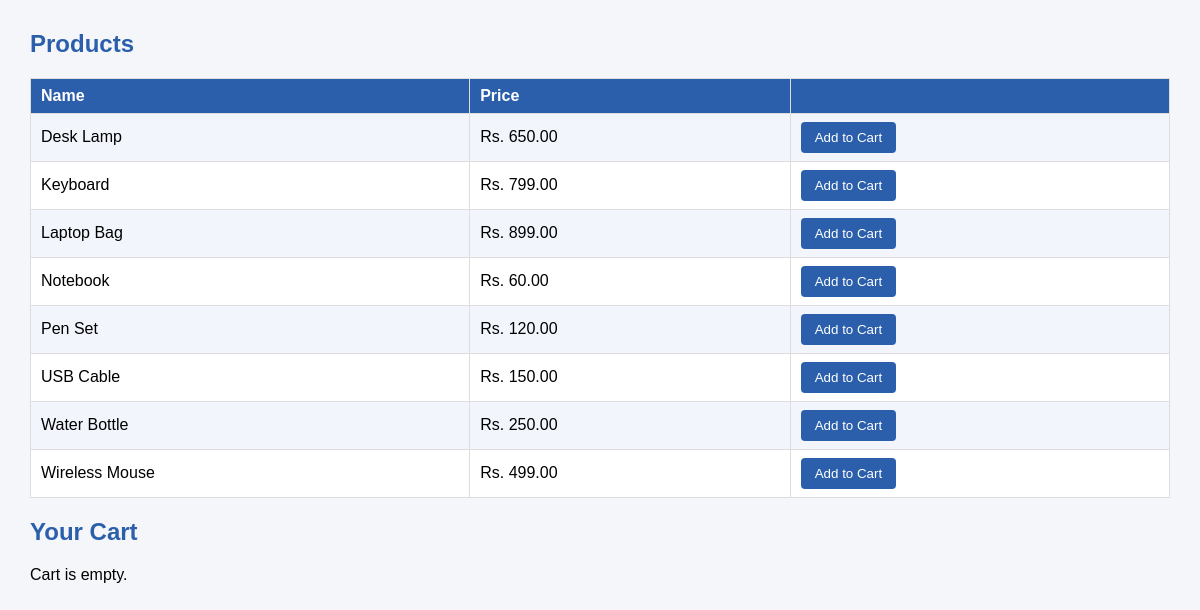
The app's page /cart.php with its own data.
### tables this page shows
CREATE TABLE products (
    id         INT UNSIGNED AUTO_INCREMENT PRIMARY KEY,
    name       VARCHAR(100)  NOT NULL,
    category   VARCHAR(50)   NOT NULL,
    price      DECIMAL(10,2) NOT NULL,
    image      VARCHAR(255)  NULL,
    created_at TIMESTAMP DEFAULT CURRENT_TIMESTAMP
);

### config.php (called while the page is built, shortened)
<?php
function e($value) {
    return htmlspecialchars((string)$value, ENT_QUOTES, 'UTF-8');
}
?>

### cart_functions.php (called while the page is built, shortened)
<?php
function cartItems(PDO $pdo): array {
    $items = [];
    if (empty($_SESSION['cart'])) { return $items; }
    return $items;
}
?>

### cart.php (the view, shortened to what this page needs)
<?php
require_once 'config.php';
require_once 'cart_functions.php';
$products = $pdo->query("SELECT id, name, price FROM products ORDER BY name")->fetchAll();
$items    = cartItems($pdo);
?>
<!DOCTYPE html>
<html><head><meta charset="UTF-8"><title>Shopping Cart</title>
<link rel="stylesheet" href="style.css"></head>
<body>
<h2>Products</h2>
<table>
    <tr><th>Name</th><th>Price</th><th></th></tr>
    <?php foreach ($products as $p): ?>
    <tr><td><?= e($p['name']) ?></td><td>Rs. <?= e($p['price']) ?></td>
        <td><form method="POST">
            <button type="submit">Add to Cart</button></form></td></tr>
    <?php endforeach; ?>
</table>
<h2>Your Cart</h2>
<?php if (!$items): ?><p>Cart is empty.</p><?php endif; ?>
</body></html>

### style.css (style rules this page uses)
body { font-family: Arial, sans-serif; margin: 30px; background: #f4f6f9; }
h2 { color: #2b5fab; }
button, .btn { background: #2b5fab; color: #fff; border: 0; padding: 8px 14px; border-radius: 4px; cursor: pointer; text-decoration: none; }
table { border-collapse: collapse; width: 100%; background: #fff; }
th, td { border: 1px solid #ddd; padding: 8px 10px; text-align: left; }
th { background: #2b5fab; color: #fff; }
tr:nth-child(even) { background: #f2f6fc; }

### records on screen
products: name "Desk Lamp", price "650.00"
products: name "Keyboard", price "799.00"
products: name "Laptop Bag", price "899.00"
products: name "Notebook", price "60.00"
products: name "Pen Set", price "120.00"
products: name "USB Cable", price "150.00"
products: name "Water Bottle", price "250.00"
products: name "Wireless Mouse", price "499.00"
